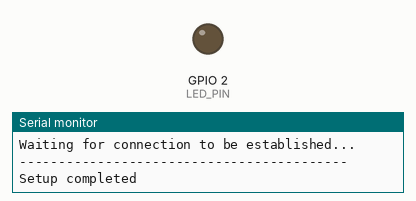
Simulated run of this sketch. Board: ESP32. Parts: output pins drawn as LEDs (lit = HIGH), the last lines printed to the serial monitor.

Above: at 1.1 s.
At 4.08 s:
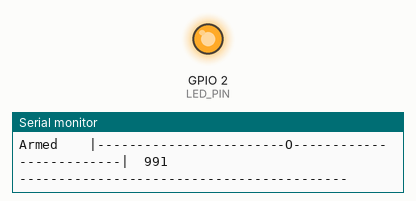
Timing chart, 0 to 5.6 s (numbered marks = the images above):
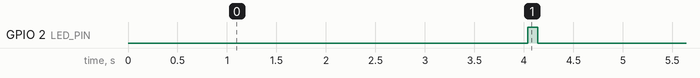

Measured:
- by itself, GPIO 2 (LED_PIN): LOW → HIGH at 4.0 s, → LOW 0.10 s later

The sketch:

esp32_receiver.ino
```cpp
#include <esp_now.h>
#include <esp_wifi.h>
#include <WiFi.h>
#include <HardwareSerial.h>
#include "sbus.h"

#define DEBUG 1
#define SBUS_MIN 172
#define SBUS_MAX 1811
#define SBUS_MID ((SBUS_MAX + SBUS_MIN) / 2)
#define FAILSAFE_TIMEOUT 3000  // milliseconds
#define PLOT_WIDTH 50  // Width of the ASCII plot
#define PLOT_INTERVAL 100  // Plot update interval in milliseconds
#define LED_PIN 2  // Built-in LED on most ESP32 boards
#define LED_BLINK_DURATION 100  // LED blink duration in milliseconds

// Initialize the SBUS transmission object
bfs::SbusTx sbusTx(&Serial1, 10, 9, true);
// Create data for 16 channels
bfs::SbusData data;
bfs::SbusData previousData;  // To store the previous data for comparison

// Flag to track if initial command has been sent
bool initialCommandSent = false;

unsigned long lastSbusSend = micros();
unsigned long lastDataReceived = 0;
unsigned long lastPlotTime = 0;
unsigned long ledTurnOffTime = 20;  // Time to turn off the LED
const float sbusFrequency = 50.0;

char Commands[1024];

// Flag to track if connection is established
bool connectionEstablished = false;
bool dataChanged = false;  // Flag to track if data has changed

// MAC Address of the sender ESP32
uint8_t senderAddress[] = { 0x88, 0x13, 0xBF, 0x03, 0x0A, 0x8C };

// New variables for telemetry
#define TELEMETRY_BUFFER_SIZE 256
char telemetryBuffer[TELEMETRY_BUFFER_SIZE];
unsigned long lastTelemetrySend = 0;
#define TELEMETRY_INTERVAL 20  // Send telemetry every 20ms

// Function declarations
void OnDataRecv(const esp_now_recv_info_t *esp_now_info, const uint8_t *incomingData, int len);
void OnDataSent(const uint8_t *mac_addr, esp_now_send_status_t status);
void plotData();
void sendTelemetry();

void setup() {
  Serial.begin(115200);
  Serial.println("Starting setup...");  // Debug print
  delay(1000);

  // Initialize LED pin
  pinMode(LED_PIN, OUTPUT);
  digitalWrite(LED_PIN, LOW);  // Ensure LED is off at start

  Serial.println("Setting WiFi mode...");  // Debug print
  WiFi.mode(WIFI_STA);

  Serial.println("Initializing ESP-NOW...");  // Debug print
  if (esp_now_init() != ESP_OK) {
    Serial.println("Error initializing ESP-NOW");
    return;
  }
  Serial.println("ESP-NOW initialized successfully");  // Debug print

  // Register callbacks
  esp_now_register_recv_cb(OnDataRecv);
  esp_now_register_send_cb(OnDataSent);
  Serial.println("Callbacks registered");  // Debug print

  // Initialize SBUS
  sbusTx.Begin();
  Serial.println("SBUS initialized");

  data.failsafe = false;
  data.ch17 = true;
  data.ch18 = true;
  data.lost_frame = false;

  // Initialize previousData
  for (int i = 0; i < 16; i++) {
    previousData.ch[i] = SBUS_MID;
  }
  previousData.failsafe = false;
  previousData.ch17 = true;
  previousData.ch18 = true;
  previousData.lost_frame = false;

  lastSbusSend = micros();
  lastDataReceived = millis();
  lastPlotTime = millis();
  lastTelemetrySend = millis();

  Serial.println("ESP32 SBUS Controller with Serial Plotting and LED Indicator");
  Serial.println("Waiting for connection to be established...");
  Serial.println("------------------------------------------");
  Serial.println("Setup completed");  // Debug print
}

// Callback function that will be executed when data is received
void OnDataRecv(const esp_now_recv_info_t *esp_now_info, const uint8_t *incomingData, int len) {
  memcpy(&Commands, incomingData, sizeof(Commands));

  int armed = 0, throttle = 0, pitch = 0, roll = 0, yaw = 0;
  int um_armed = 0, um_throttle = 0, um_pitch = 0, um_roll = 0, um_yaw = 0;

  if (sscanf(Commands, "A:%d,T:%d,P:%d,R:%d,Y:%d", &um_armed, &um_throttle, &um_pitch, &um_roll, &um_yaw) == 5) {
    armed = constrain(map(um_armed, 0, 1, SBUS_MIN, SBUS_MAX), SBUS_MIN, SBUS_MAX);
    throttle = constrain(map(um_throttle, 0, 100, SBUS_MIN, SBUS_MAX), SBUS_MIN, SBUS_MAX);
    yaw = constrain(map(um_yaw, -100, 100, SBUS_MIN, SBUS_MAX), SBUS_MIN, SBUS_MAX);
    pitch = constrain(map(um_pitch, -100, 100, SBUS_MIN, SBUS_MAX), SBUS_MIN, SBUS_MAX);
    roll = constrain(map(um_roll, -100, 100, SBUS_MIN, SBUS_MAX), SBUS_MIN, SBUS_MAX);

    // Check if data has changed
    dataChanged = (data.ch[4] != armed) || (data.ch[0] != throttle) || (data.ch[1] != yaw) ||
                  (data.ch[2] != pitch) || (data.ch[3] != roll);

    // Update SBUS data
    data.ch[4] = armed;     // Armed
    data.ch[0] = throttle;  // Throttle
    data.ch[1] = roll;      // Yaw
    data.ch[2] = pitch;     // Pitch
    data.ch[3] = yaw;       // Roll

    lastDataReceived = millis();
  }
}

// Callback function for when data is sent (telemetry)
void OnDataSent(const uint8_t *mac_addr, esp_now_send_status_t status) {
  // Optional: Handle send status
  if (status == ESP_NOW_SEND_SUCCESS) {
    // Serial.println("Telemetry sent successfully");
  } else {
    // Serial.println("Error sending telemetry");
  }
}

// Function to plot data on serial monitor
void plotData() {
  Serial.println("\n--- Channel Values ---");
  const char* channelNames[] = {"Throttle", "Yaw", "Pitch", "Roll", "Armed"};
  for (int i = 0; i < 5; i++) {
    int value = data.ch[i];
    int plotPosition = map(value, SBUS_MIN, SBUS_MAX, 0, PLOT_WIDTH - 1);
    Serial.printf("%-8s |", channelNames[i]);
    for (int j = 0; j < PLOT_WIDTH; j++) {
      if (j == plotPosition) {
        Serial.print("O");
      } else {
        Serial.print("-");
      }
    }
    Serial.printf("| %4d\n", value);
  }
  Serial.println("------------------------------------------");
}

void sendTelemetry() {
  // Read telemetry data from Serial1 (same UART as SBUS)
  if (Serial1.available()) {
    int bytesRead = Serial1.readBytes(telemetryBuffer, TELEMETRY_BUFFER_SIZE - 1);
    telemetryBuffer[bytesRead] = '\0';  // Null-terminate the string

    // Send telemetry data via ESP-NOW
    esp_err_t result = esp_now_send(senderAddress, (uint8_t *)telemetryBuffer, bytesRead);

    if (result == ESP_OK) {
      // Optional: Indicate successful send
      digitalWrite(LED_PIN, HIGH);
      ledTurnOffTime = millis() + LED_BLINK_DURATION;
    }
  }
}

void loop() {
  unsigned long currentTime = millis();

  // Check for failsafe condition
  if (currentTime - lastDataReceived > FAILSAFE_TIMEOUT) {
    if (!data.failsafe) {
      Serial.println("No data received - Entering failsafe mode");
      data.failsafe = true;
      // Set channels to failsafe values
      data.ch[0] = SBUS_MIN;
      for (int i = 1; i < 16; i++) {
        data.ch[i] = SBUS_MID;
      }
      dataChanged = true;  // Ensure we plot when entering failsafe
    }
  } else {
    if (data.failsafe) {
      Serial.println("Data received - Exiting failsafe mode");
      data.failsafe = false;
      dataChanged = true;  // Ensure we plot when exiting failsafe
    }
  }

  // Send SBUS data at the specified frequency
  if (micros() - lastSbusSend > 1e6 / sbusFrequency) {
    lastSbusSend = micros();
    sbusTx.data(data);
    sbusTx.Write();
  }

  // Send telemetry at specified interval
  if (currentTime - lastTelemetrySend > TELEMETRY_INTERVAL) {
    sendTelemetry();
    lastTelemetrySend = currentTime;
  }

  // Update plot at specified interval and only if data has changed
  if (currentTime - lastPlotTime > PLOT_INTERVAL && dataChanged) {
    plotData();
    lastPlotTime = currentTime;
    dataChanged = false;  // Reset the flag after plotting
    // Blink LED when data is received
    digitalWrite(LED_PIN, HIGH);
    ledTurnOffTime = millis() + LED_BLINK_DURATION;
  }

  // Turn off LED after blink duration
  if (currentTime >= ledTurnOffTime && digitalRead(LED_PIN) == HIGH) {
    digitalWrite(LED_PIN, LOW);
  }
}
```
